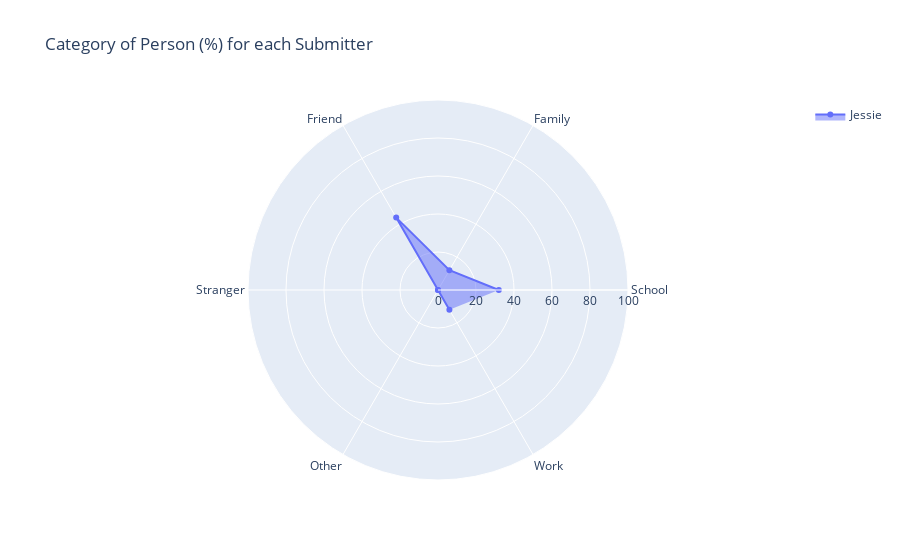

The notebook cell this image was saved under:
### Markdown cell above
This graph made me realize I am lacking in effort towards my family. I also expected my conversations with work colleagues to be higher. I live with a friend and classified my partner as a friend, so I am not too surprised that this was my largest category. I am surprised I interacted with strangers more than family. I am glad to see that work and school are not overshadowing my conversations with other categories of people.

### Code cell
createSpiderPlot(jessie_df)

### Figure 1 — Plotly figure (JSON) as saved in the notebook; plotly's stock layout.template omitted (floating-point values rounded to 4 significant figures)
{"data": [{"fill": "toself", "name": "Jessie", "r": [32, 12, 44, 0, 0, 12], "theta": ["School", "Family", "Friend", "Stranger", "Other", "Work"], "type": "scatterpolar"}], "layout": {"polar": {"radialaxis": {"range": [0, 100], "visible": true}}, "showlegend": true, "title": {"text": "Category of Person (%) for each Submitter"}}}
